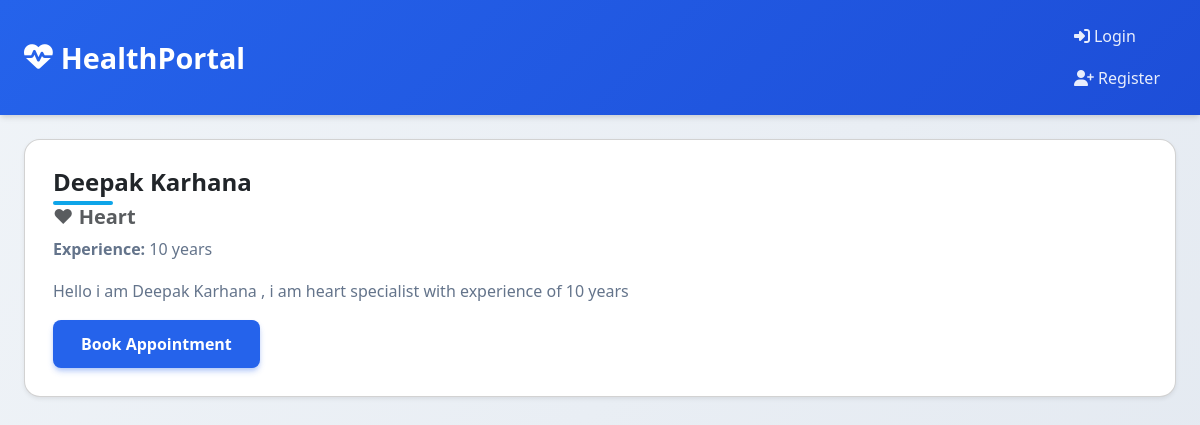
The page /doctors/1/ on the database its author committed.
### core/models.py (models this page shows, shortened)
class Doctor(models.Model):
    name = models.CharField(max_length=100)
    specialization = models.CharField(max_length=100)
    experience = models.PositiveIntegerField()
    description = models.TextField(blank=True)

### core/views.py (the view)
# urls.py: path('doctors/<int:doctor_id>/', views.doctor_detail, name='doctor_detail'),
def doctor_detail(request, doctor_id):
    doctor = get_object_or_404(Doctor, id=doctor_id)
    return render(request, 'doctor_detail.html', {'doctor': doctor})

### templates/doctor_detail.html (shortened to what this page needs)
{% load static %}
<!DOCTYPE html>
<html lang="en">
<head>
    <link href="https://cdn.jsdelivr.net/npm/bootstrap@5.3.3/dist/css/bootstrap.min.css" rel="stylesheet" />
    <link rel="stylesheet" href="{% static 'css/style.css' %}" />
    <link rel="stylesheet" href="https://cdnjs.cloudflare.com/ajax/libs/font-awesome/6.4.0/css/all.min.css" />
</head>
<body>
    {% include 'includes/navbar.html' %}
    <div class="container mt-4">
        <div class="card shadow-sm">
            <div class="card-body">
                <h2 class="card-title">{{ doctor.name }}</h2>
                <h5 class="card-subtitle mb-2 text-muted">{{ doctor.specialization }}</h5>
                <p><strong>Experience:</strong> {{ doctor.experience }} years</p>
                <p>{{ doctor.description }}</p>
                <a href="{% url 'book_appointment' %}" class="btn btn-primary">Book Appointment</a>
            </div>
        </div>
    </div>
</body>
</html>

### static/css/style.css (style rules this page uses)
:root { --primary: #2563eb; --primary-dark: #1d4ed8; --secondary: #0f172a; --accent: #0ea5e9; --light: #f8fafc; --gray: #64748b; --success: #10b981; --card-shadow: 0 20px 25px -5px rgba(0, 0, 0, 0.1), 0 8px 10px -6px rgba(0, 0, 0, 0.1); --hover-shadow: 0 25px 50px -12px rgba(0, 0, 0, 0.25); --transition: all 0.3s cubic-bezier(0.4, 0, 0.2, 1); }
* { box-sizing: border-box; margin: 0; padding: 0; }
body { font-family: 'Segoe UI', system-ui, -apple-system, sans-serif; background: linear-gradient(135deg, #f0f4f8 0%, #e2e8f0 100%); color: #1e293b; line-height: 1.6; min-height: 100vh; padding-bottom: 2rem; }
.container { max-width: 1200px; margin: 0 auto; padding: 0 1.5rem; }
h1, h2, h3, h4 { font-weight: 700; line-height: 1.2; color: var(--secondary); }
h2 { font-size: 2rem; margin-bottom: 1.25rem; position: relative; }
h2::after { content: ''; position: absolute; bottom: -8px; left: 0; width: 60px; height: 4px; background: var(--accent); border-radius: 4px; }
p { margin-bottom: 1rem; color: var(--gray); }
.card { background: white; border-radius: 16px; box-shadow: var(--card-shadow); overflow: hidden; transition: var(--transition); height: 100%; }
.card-body { padding: 1.75rem; }
.card-title { font-size: 1.5rem; margin-bottom: 0.75rem; }
.card-subtitle { color: var(--gray); font-weight: 600; margin-bottom: 1rem; display: block; }
.btn { display: inline-block; font-weight: 600; padding: 0.75rem 1.75rem; border-radius: 8px; text-align: center; text-decoration: none; cursor: pointer; transition: var(--transition); border: none; font-size: 1rem; }
.btn-primary { background: var(--primary); color: white; box-shadow: 0 4px 6px -1px rgba(37, 99, 235, 0.3), 0 2px 4px -1px rgba(37, 99, 235, 0.15); }

### rows shown on the page
Doctor: name "Deepak Karhana", specialization "❤ Heart", experience "10", description "Hello i am Deepak Karhana , i am heart specialist with experience of 10 years"
